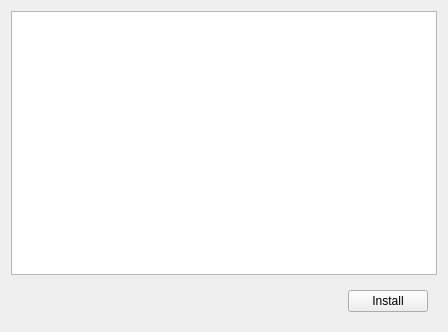
<?xml version="1.0" encoding="UTF-8"?>
<ui version="4.0">
 <class>InstallPackageWidget</class>
 <widget class="QWidget" name="InstallPackageWidget">
  <property name="geometry">
   <rect>
    <x>0</x>
    <y>0</y>
    <width>448</width>
    <height>332</height>
   </rect>
  </property>
  <property name="windowTitle">
   <string>InstallPacakgeWidget</string>
  </property>
  <layout class="QVBoxLayout" name="verticalLayout">
   <item>
    <widget class="QTableView" name="packageTable"/>
   </item>
   <item>
    <widget class="QWidget" name="widget" native="true">
     <layout class="QHBoxLayout" name="horizontalLayout">
      <item>
       <spacer name="horizontalSpacer">
        <property name="orientation">
         <enum>Qt::Horizontal</enum>
        </property>
        <property name="sizeHint" stdset="0">
         <size>
          <width>40</width>
          <height>20</height>
         </size>
        </property>
       </spacer>
      </item>
      <item>
       <widget class="QPushButton" name="installButton">
        <property name="text">
         <string>Install</string>
        </property>
       </widget>
      </item>
     </layout>
    </widget>
   </item>
  </layout>
 </widget>
 <resources/>
 <connections/>
</ui>
